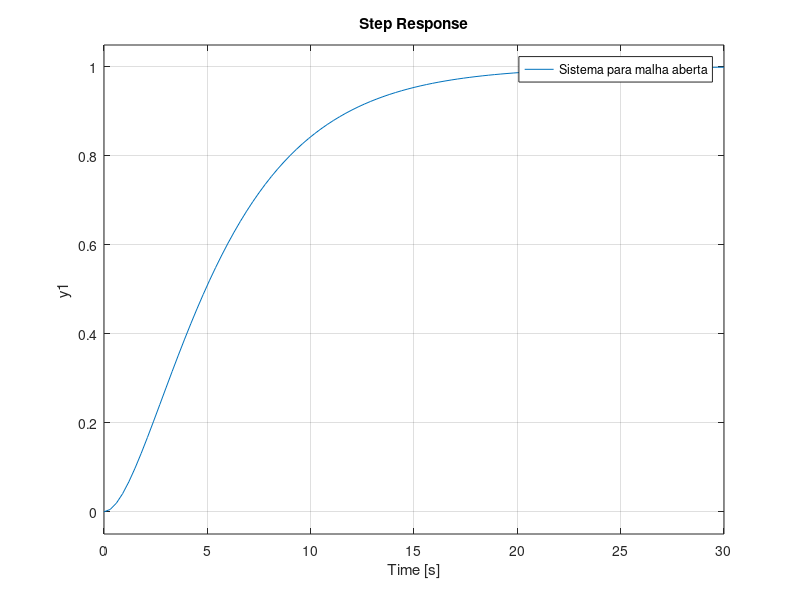

Source code (MATLAB): (Note: this script raises an error after producing the figure.)




close all;
clear all;
clc;
s=tf('s')
t=0.3;
funcao=1/(8*s^2 +6*s+1)
step(funcao)
legend('Sistema para malha aberta')
grid on 


sisotool(funcao)


% sisotool retornou o controlador :
controlador= (5.3818*(s+0.444)*(s+0.43))/s
controlador_discreto=c2d(controlador,t,'tustin')
% Funcao de transferencia no sistema discreto:

funcao_discreta=c2d(funcao,t,'tustin')
sisotool(funcao_discreta)



%% Questao 6


funcao=1/(8*s^2 +6*s+1)
controlador=1.22*(1+4.9*s)/s

sistema_analogico=funcao*controlador

for T=3:3:9
    
    sistema_discreto=c2d(sistema_analogico,T,'tustin');
    %malha_fechada=feedback(sistema_discreto,1);
    step(sistema_discreto)
    hold on
end